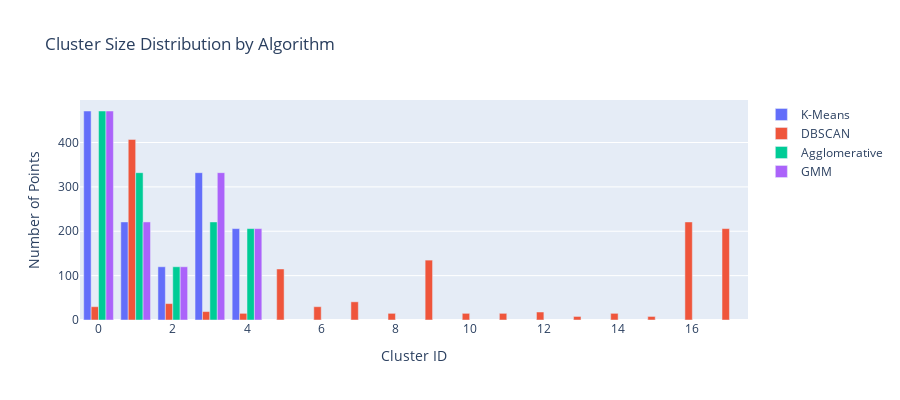

Source (notebook cell):
### Markdown cell above
### Cluster Statistics

Compare the distribution and characteristics of clusters across different algorithms.

### Code cell
# Create cluster size comparison
cluster_stats = pd.DataFrame({
    'K-Means': pd.Series(labels_kmeans).value_counts().sort_index(),
    'DBSCAN': pd.Series(labels_dbscan).value_counts().sort_index(),
    'Agglomerative': pd.Series(labels_agglomerative).value_counts().sort_index(),
    'GMM': pd.Series(labels_gmm).value_counts().sort_index(),
})

print("Cluster sizes by algorithm:")
print(cluster_stats)
print(f"\nNote: DBSCAN cluster -1 represents noise/outliers")

# Visualize cluster size distributions
fig = go.Figure()
for col in cluster_stats.columns:
    fig.add_trace(go.Bar(name=col, x=cluster_stats.index, y=cluster_stats[col]))

fig.update_layout(
    title="Cluster Size Distribution by Algorithm",
    xaxis_title="Cluster ID",
    yaxis_title="Number of Points",
    barmode='group',
    height=400
)
fig.show()

### Figure 1 — Plotly figure (JSON) as saved in the notebook; plotly's stock layout.template omitted (floating-point values rounded to 4 significant figures)
{"data": [{"name": "K-Means", "type": "bar", "x": [0, 1, 2, 3, 4, 5, 6, 7, 8, 9, 10, 11, 12, 13, 14, 15, 16, 17], "y": [471.0, 221.0, 120.0, 332.0, 206.0, NaN, NaN, NaN, NaN, NaN, NaN, NaN, NaN, NaN, NaN, NaN, NaN, NaN]}, {"name": "DBSCAN", "type": "bar", "x": [0, 1, 2, 3, 4, 5, 6, 7, 8, 9, 10, 11, 12, 13, 14, 15, 16, 17], "y": [30, 407, 37, 19, 15, 115, 30, 41, 15, 135, 15, 15, 18, 8, 15, 8, 221, 206]}, {"name": "Agglomerative", "type": "bar", "x": [0, 1, 2, 3, 4, 5, 6, 7, 8, 9, 10, 11, 12, 13, 14, 15, 16, 17], "y": [471.0, 332.0, 120.0, 221.0, 206.0, NaN, NaN, NaN, NaN, NaN, NaN, NaN, NaN, NaN, NaN, NaN, NaN, NaN]}, {"name": "GMM", "type": "bar", "x": [0, 1, 2, 3, 4, 5, 6, 7, 8, 9, 10, 11, 12, 13, 14, 15, 16, 17], "y": [471.0, 221.0, 120.0, 332.0, 206.0, NaN, NaN, NaN, NaN, NaN, NaN, NaN, NaN, NaN, NaN, NaN, NaN, NaN]}], "layout": {"barmode": "group", "height": 400, "title": {"text": "Cluster Size Distribution by Algorithm"}, "xaxis": {"title": {"text": "Cluster ID"}}, "yaxis": {"title": {"text": "Number of Points"}}}}
